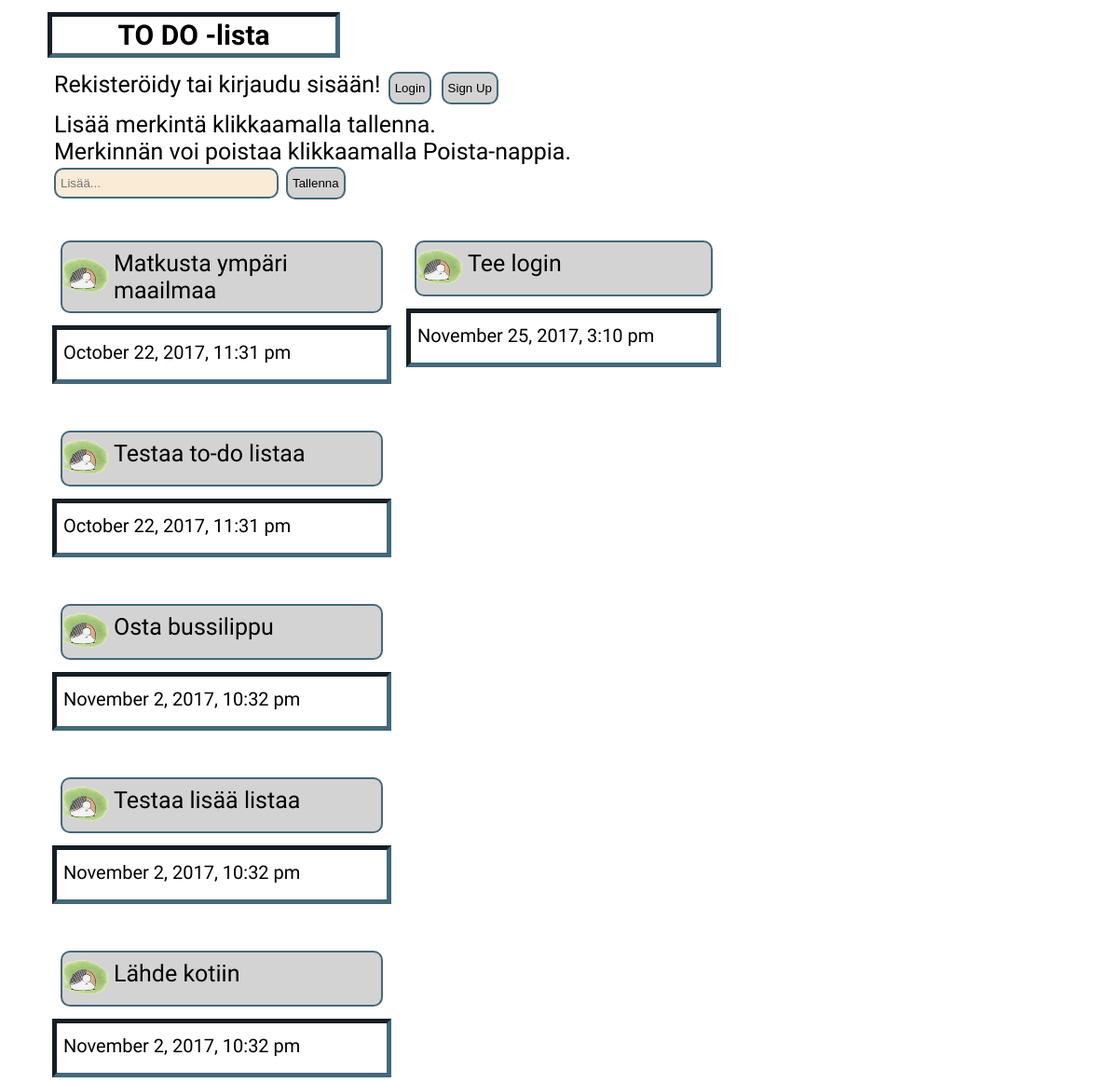
The page / on the database its author committed.
### tables this page shows
CREATE TABLE `notes` (
  `id` int(11) NOT NULL,
  `user_id` int(11) NOT NULL,
  `note` varchar(350) NOT NULL,
  `note_date` datetime NOT NULL
);

### default.php (called while the page is built)
<?php
    buttons();
    noteInput();
    noteList();
 ?>

### utils.php (the view, shortened to what this page needs)
<?php
function siteHeader() {
    ?>
    <!doctype html>
    <head>
        <link rel="stylesheet" href="https://ajax.googleapis.com/ajax/libs/jqueryui/1.11.4/themes/smoothness/jquery-ui.css">
        <link rel="stylesheet" href="style.css" type="text/css">
    </head>
    <body>
        <div id="header">
            <h1>TO DO -lista</h1>
        </div>
    <?php
}
function buttons() {
    ?>
    <div class="buttons">
    <?php if(isset($_SESSION["username"])) {
        print "Kirjautunut käyttäjä: <strong>{$_SESSION['username']}</strong>";?>
        <button type="button" class="button" onclick="location.href='index.php?p=logout'">Log Out</button>
        <?php
    }
    else {
        print "Rekisteröidy tai kirjaudu sisään!";?>
        <button type="button" class="button" name="login" onclick="location.href='index.php?p=login'">Login</button>
        <button type="button" class="button" name="register" onclick="location.href='index.php?p=register'">Sign Up</button>
        <?php
    }
    ?>
    </div>
    <?php
}
function noteInput() {
    ?>
    <div id="noteinput">
        <form autocomplete="off" id="noteform">
            Lisää merkintä klikkaamalla tallenna.<br/>
            Merkinnän voi poistaa klikkaamalla Poista-nappia.<br/>
            <input type="text" name="note" id="note" placeholder="Lisää...">
            <input class="button" type="button" name="submit" value="Tallenna"
            id="submit">
        </form>
    </div>
    <?php
}
function noteList() {
    ?>
    <div id="notebook">
        <ul class="list">
            <?php
            if(isset($_SESSION["userId"])) {
                $userid = $_SESSION["userId"];
            }
            else {
                $userid = 0;
            }
            $db = new PDO('mysql:host=localhost;dbname=todo;charset=utf8', 'todo', 'todo');
            $stmt = $db->prepare("SELECT * FROM notes WHERE user_id=:userid");
            $stmt->execute(array(":userid" => $userid));
            while ($note = $stmt->fetch(PDO::FETCH_ASSOC)) {
                $date = $note['note_date'];
                echo '<div class="note" ><li class="list">' . $note['note'] . '</li>';
                echo '<p class="under">' . date("F j, Y, g:i a", strtotime($date));
                ?>
                <?php
                echo '</p></div>';
            }
            ?>
        </ul>
    </div>
</body>
<?php
}
?>

### index.php (shortened to what this page needs)
<?php
    require_once("utils.php");
    siteHeader();
    if ($_GET["p"] === "register") {
        require("register.php");
    }
    else if ($_GET["p"] === "login") {
        require("login.php");
    }
    else if ($_GET["p"] === "logout") {
        require("logout.php");
    }
    else {
        require("default.php");
    }
 ?>

### style.css (style rules this page uses)
body { font-family: 'Nothing You Could Do', cursive; font-size: 25px; background: url(wallpaper.jpg); background-size: cover; background-repeat: no-repeat; background-attachment: fixed; }
h1 { outline: 5px inset #456879; outline-offset: 2px; margin-left: 50px; width: 30%; max-width: 300px; min-width: 200px; text-align: center; font-size: 30px; }
#noteinput { margin-left: 50px; margin-top: 5px; }
input[type=text], input[type=password] { background-color: AntiqueWhite; border:2px solid #456879; padding: 2px 5px; border-radius: 10px; height: 25px; width: 20%; max-width: 300px; min-width: 100px; }
.button { border: 2px solid #456879; padding: 2px 5px; margin: 2px; border-radius:10px; height: 35px; background-color: lightgrey; }
.buttons { margin-left: 50px; margin-bottom: 5px; }
ul { list-style: none; height: 60%; min-height: 304px; max-height: 1080px; width: 40%; min-width: 304px; max-width: 3500px; display: flex; flex-direction: column; flex-wrap: wrap; }
li { background: url('bulletpoint.png') no-repeat left center; padding: 8px 8px 8px 55px; border: 2px solid #456879; margin: 2px; background-color: lightgrey; border-radius:10px; min-height: 40px; max-height: 100px; height: 30%; min-width: 200px; width: auto; max-width: 350px; word-wrap: break-word; font-size: 25px; }
.note { margin: 15px 15px 0px 15px; min-width: 150px; width: auto; max-width: 350px; }
.under { outline: 5px inset #456879; outline-offset: 2px; margin-bottom: 40px; width: auto; max-width: 350px; min-width: 150px; font-size: 20px; padding: 5px; }

### rows shown on the page
notes: note "Matkusta ympäri maailmaa", note_date "October 22, 2017, 11:31 pm"
notes: note "Testaa to-do listaa", note_date "October 22, 2017, 11:31 pm"
notes: note "Osta bussilippu", note_date "November 2, 2017, 10:32 pm"
notes: note "Testaa lisää listaa", note_date "November 2, 2017, 10:32 pm"
notes: note "Lähde kotiin", note_date "November 2, 2017, 10:32 pm"
notes: note "Tee login", note_date "November 25, 2017, 3:10 pm"
